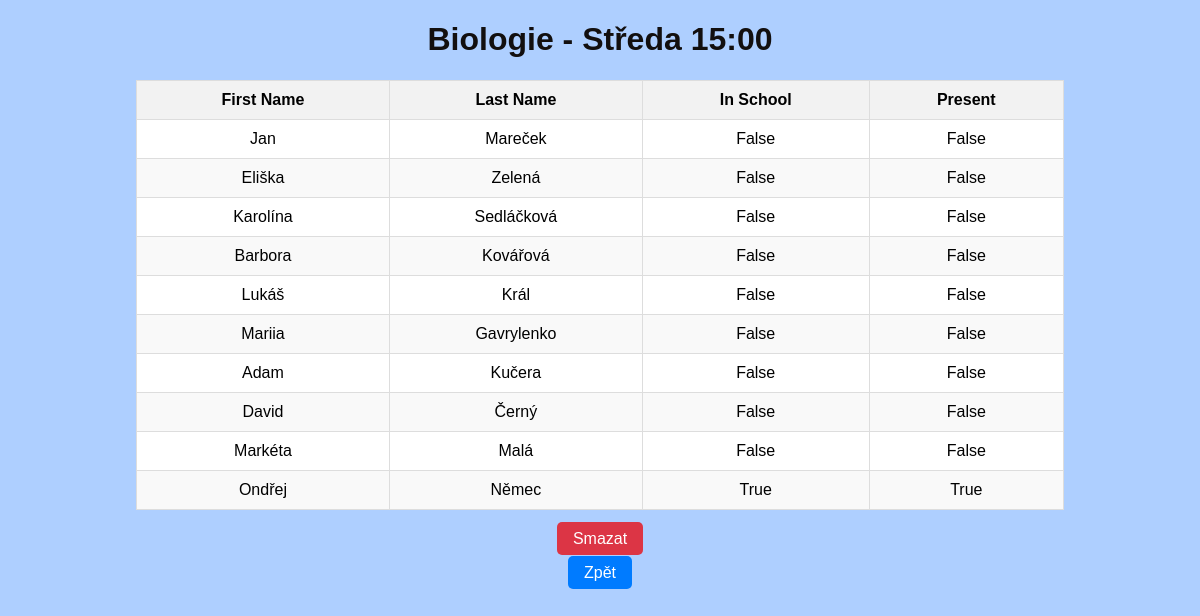
/6/, run on the app's committed database.
### application/models.py (models this page shows, shortened)
class Lecture(models.Model):
    name = models.CharField(max_length=50)
    students = models.ManyToManyField(Student, related_name='students')
    teacher = models.ForeignKey(Teacher, on_delete=models.CASCADE, related_name='teacher')

class Student(models.Model):
    user = models.OneToOneField(User, on_delete=models.CASCADE, related_name='student_profile')
    first_name = models.CharField(max_length=20)
    last_name = models.CharField(max_length=20)
    mac_address = models.CharField(validators=[MinLengthValidator(17)], max_length=17)
    is_present = models.BooleanField(default=False)
    is_in_school = models.BooleanField(default=False)
    objects = models.Manager()
    class LectureManager(models.Manager):
        def create_lecture(self, name, students, teacher):
            return self.create(name=name, students=students, teacher=teacher)
    lectures = LectureManager()

### application/views.py (the view)
# urls.py: path('<int:pk>/', views.list_lecture, name='list_lecture'),
def list_lecture(request, pk):
    lecture = Lecture.objects.get(pk=pk)
    students = lecture.students.all()
    return render(request, 'list_lecture.html', {'lecture': lecture, 'students': students})

### application/templates/list_lecture.html (shortened to what this page needs)
<!DOCTYPE html>
<html lang="en">
<head>
</head>
<body>
    <h1>{{lecture.name}}</h1>
    <table>
        <thead>
            <tr>
                <th>First Name</th>
                <th>Last Name</th>
                <th>In School</th>
                <th>Present</th>
            </tr>
        </thead>
        <tbody>
            {% for student in students %}
                <tr>
                    <td>{{student.first_name}}</td>
                    <td>{{student.last_name}}</td>
                    <td>{{student.is_in_school}}</td>
                    <td>{{student.is_present}}</td>
                </tr>
            {% endfor %}
        </tbody>
    </table>
    <div class="text-center">
        <p>
            <a href="{% url 'remove_lecture' lecture.pk %}" class="btn btn-danger" onclick="return confirm('Are you sure you want to delete this?')">Smazat</a>
        </p>
        <p>
            <a href="/" class="btn">Zpět</a>
        </p>
    </div>
</body>
</html>

### application/templates/list_lecture.html (style rules this page uses)
body { font-family: Arial, sans-serif; margin: 20px; background-color: #aecfff; }
h1 { text-align: center; color: #120f0f; }
table { width: 80%; margin: 20px auto; border-collapse: collapse; background-color: #fff; }
table, th, td { border: 1px solid #ddd; }
th, td { padding: 10px; text-align: center; }
th { background-color: #f2f2f2; }
tr:nth-child(even) { background-color: #f9f9f9; }
.btn { text-decoration: none; color: white; background-color: #007bff; padding: 8px 16px; border-radius: 5px; }
.btn-danger { background-color: #dc3545; }
.text-center { text-align: center; }

### data on the page
Lecture: name "Biologie - Středa 15:00"
Student: first_name "Jan", last_name "Mareček", is_in_school "False", is_present "False"
Student: first_name "Eliška", last_name "Zelená", is_in_school "False", is_present "False"
Student: first_name "Karolína", last_name "Sedláčková", is_in_school "False", is_present "False"
Student: first_name "Barbora", last_name "Kovářová", is_in_school "False", is_present "False"
Student: first_name "Lukáš", last_name "Král", is_in_school "False", is_present "False"
Student: first_name "Mariia", last_name "Gavrylenko", is_in_school "False", is_present "False"
Student: first_name "Adam", last_name "Kučera", is_in_school "False", is_present "False"
Student: first_name "David", last_name "Černý", is_in_school "False", is_present "False"
Student: first_name "Markéta", last_name "Malá", is_in_school "False", is_present "False"
Student: first_name "Ondřej", last_name "Němec", is_in_school "True", is_present "True"
